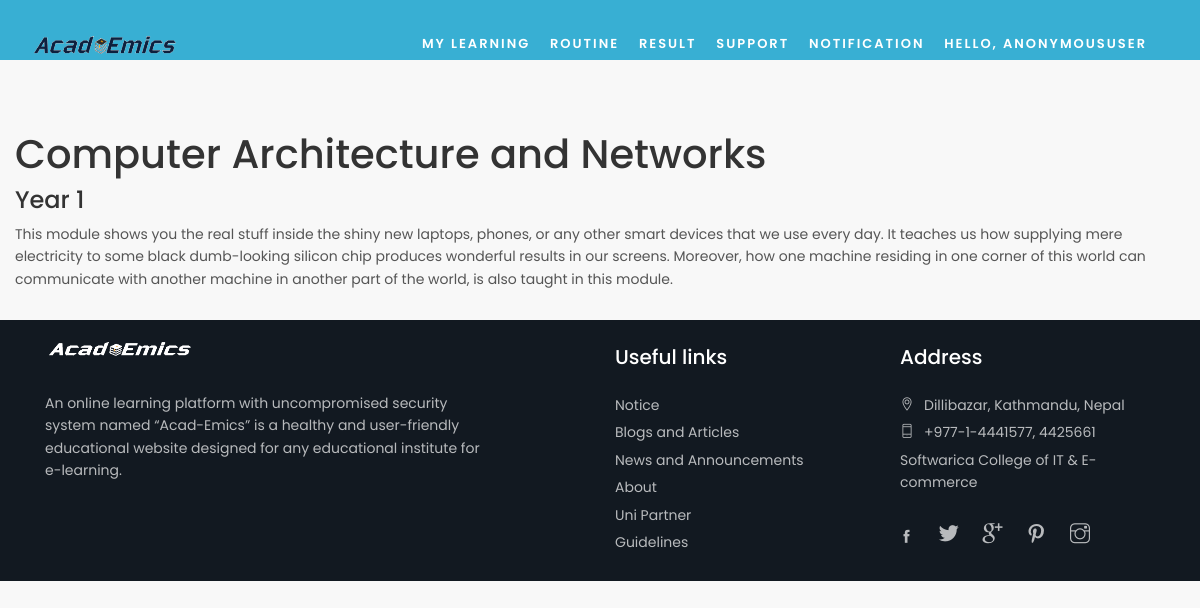
/mycourses/STW120CT, run on the app's committed database.
### courses/models.py (models this page shows)
class Modules(models.Model):    #Subject i.e. Digital forensics
    name= models.CharField(max_length=100)
    category= [
                ('1','1'),
                ('2','2'),
                ('3','3')]
    year= models.CharField(max_length=100,choices= category)  #Available year
    mod_code= models.CharField(max_length=9,validators=[MinLengthValidator(5), MaxLengthValidator(9)])
    description= models.TextField()
    credit= models.IntegerField()

### courses/views.py (the view)
# urls.py: path('<str:Mod_code>',views.modules_detail, name='modules_detail'),
def modules_detail(request, Mod_code):
    try:
        Mod = Modules.objects.get(mod_code=str(Mod_code))
    except Modules.DoesNotExist:
        raise Http404('Modules not found')
    return render(request, 'sub_detail.html',{
        'Mod': Mod,
    })

### templates/sub_detail.html
{% extends 'base.html' %}
{% block content%}
<div class=detail>
        <h1>{{Mod.name}}</h1>
        <h4>Year {{Mod.year}}</h4>
        <p>{{Mod.description}}</p>
</div>
{% endblock %}

### data on the page
Modules: name "Computer Architecture and Networks", year "1", description "This module shows you the real stuff inside the shiny new laptops, phones, or any other smart devices that we use every day. It teaches us how supplying mere electricity to some black dumb-looking silicon chip produces wonderful results in our screens. Moreover, how one machine residing in one corner of this world can communicate with another machine in another part of the world, is also taught in this module."

### other printed values
{{ request.user }} "ANONYMOUSUSER"
